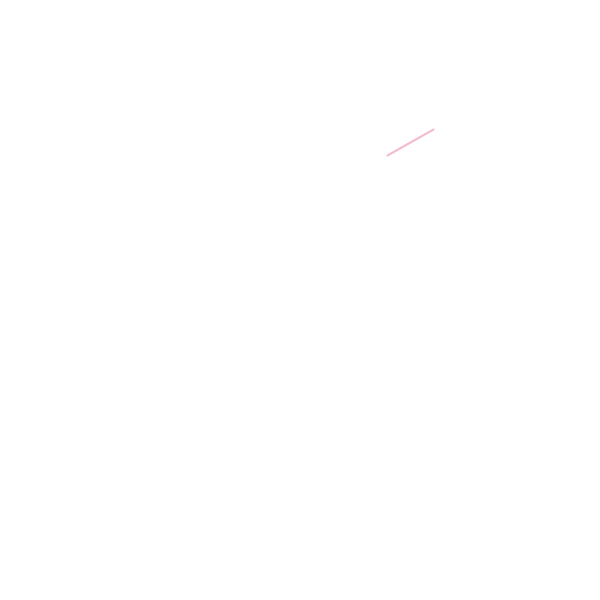
Frame 1 (no input)
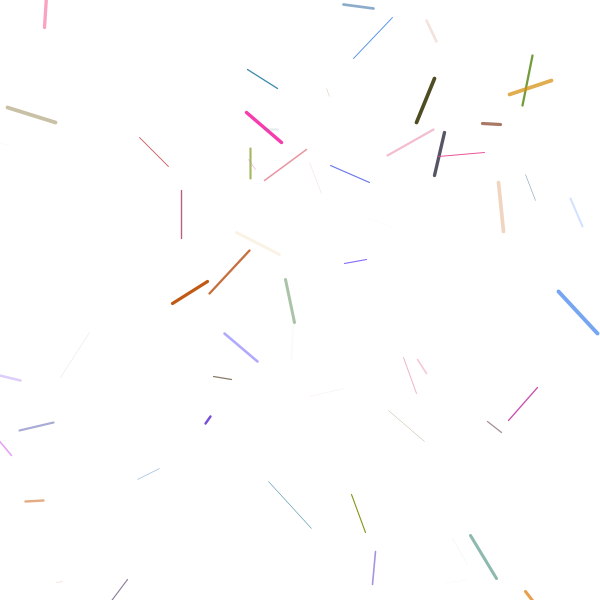
Frame 60 (the mouse pressed at the canvas centre just before this capture)
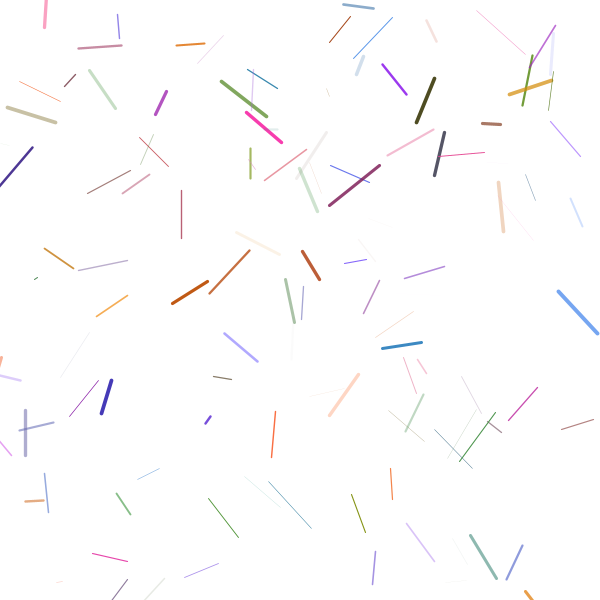
Frame 120 (the mouse held since frame 60 and released just before this capture)

The Processing sketch that drew these frames (run headless with seeded random() and noise(); from frame 60 on, the mouse is pressed at the canvas centre):

// Processing sketch: random_lines
// ── random_lines.pde
float x1, y1, x2, y2;
float r, g, b;

void setup() {
  size(600, 600);
  pixelDensity(2);
  background(255);
}

void draw() {
  x1 = random(width);
  y1 = random(height);
  x2 = x1 + random(-50, 50);
  y2 = y1 + random(-50, 50);
  
  r = random(255);
  g = random(10, 150);
  b = random(255);
  
  strokeWeight(random(4));
  stroke(r, g, b, random(255));
  // fill(r, g, b);
  // circle(x, y, circleSize);
  line(x1, y1, x2, y2);
}
